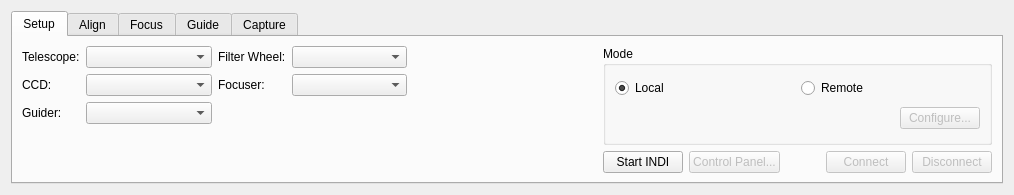
<?xml version="1.0" encoding="UTF-8"?>
<ui version="4.0">
 <class>Ekos</class>
 <widget class="QWidget" name="Ekos">
  <property name="geometry">
   <rect>
    <x>0</x>
    <y>0</y>
    <width>1014</width>
    <height>195</height>
   </rect>
  </property>
  <property name="windowTitle">
   <string>Ekos</string>
  </property>
  <layout class="QVBoxLayout" name="verticalLayout">
   <item>
    <widget class="QTabWidget" name="toolsWidget">
     <property name="sizePolicy">
      <sizepolicy hsizetype="Expanding" vsizetype="Minimum">
       <horstretch>0</horstretch>
       <verstretch>0</verstretch>
      </sizepolicy>
     </property>
     <property name="minimumSize">
      <size>
       <width>0</width>
       <height>150</height>
      </size>
     </property>
     <property name="currentIndex">
      <number>0</number>
     </property>
     <widget class="QWidget" name="setupTab">
      <attribute name="title">
       <string>Setup</string>
      </attribute>
      <layout class="QHBoxLayout" name="horizontalLayout_4">
       <item>
        <layout class="QVBoxLayout" name="verticalLayout_4">
         <item>
          <layout class="QHBoxLayout" name="horizontalLayout">
           <item>
            <layout class="QVBoxLayout" name="verticalLayout_2">
             <item>
              <widget class="QLabel" name="label_6">
               <property name="text">
                <string>Telescope:</string>
               </property>
              </widget>
             </item>
             <item>
              <widget class="QLabel" name="label_7">
               <property name="text">
                <string>CCD:</string>
               </property>
              </widget>
             </item>
             <item>
              <widget class="QLabel" name="label_8">
               <property name="text">
                <string>Guider:</string>
               </property>
              </widget>
             </item>
            </layout>
           </item>
           <item>
            <layout class="QVBoxLayout" name="verticalLayout_3">
             <item>
              <widget class="QComboBox" name="telescopeCombo">
               <property name="sizePolicy">
                <sizepolicy hsizetype="Expanding" vsizetype="Fixed">
                 <horstretch>0</horstretch>
                 <verstretch>0</verstretch>
                </sizepolicy>
               </property>
              </widget>
             </item>
             <item>
              <widget class="QComboBox" name="ccdCombo">
               <property name="sizePolicy">
                <sizepolicy hsizetype="Expanding" vsizetype="Fixed">
                 <horstretch>0</horstretch>
                 <verstretch>0</verstretch>
                </sizepolicy>
               </property>
              </widget>
             </item>
             <item>
              <widget class="QComboBox" name="guiderCombo">
               <property name="sizePolicy">
                <sizepolicy hsizetype="Expanding" vsizetype="Fixed">
                 <horstretch>0</horstretch>
                 <verstretch>0</verstretch>
                </sizepolicy>
               </property>
              </widget>
             </item>
            </layout>
           </item>
          </layout>
         </item>
         <item>
          <spacer name="verticalSpacer_3">
           <property name="orientation">
            <enum>Qt::Vertical</enum>
           </property>
           <property name="sizeHint" stdset="0">
            <size>
             <width>20</width>
             <height>40</height>
            </size>
           </property>
          </spacer>
         </item>
        </layout>
       </item>
       <item>
        <layout class="QVBoxLayout" name="verticalLayout_7">
         <item>
          <layout class="QHBoxLayout" name="horizontalLayout_2">
           <item>
            <layout class="QVBoxLayout" name="verticalLayout_5">
             <item>
              <widget class="QLabel" name="label_9">
               <property name="text">
                <string>Filter Wheel:</string>
               </property>
              </widget>
             </item>
             <item>
              <widget class="QLabel" name="label_10">
               <property name="text">
                <string>Focuser:</string>
               </property>
              </widget>
             </item>
            </layout>
           </item>
           <item>
            <layout class="QVBoxLayout" name="verticalLayout_6">
             <item>
              <widget class="QComboBox" name="filterCombo">
               <property name="sizePolicy">
                <sizepolicy hsizetype="Expanding" vsizetype="Fixed">
                 <horstretch>0</horstretch>
                 <verstretch>0</verstretch>
                </sizepolicy>
               </property>
              </widget>
             </item>
             <item>
              <widget class="QComboBox" name="focuserCombo">
               <property name="sizePolicy">
                <sizepolicy hsizetype="Expanding" vsizetype="Fixed">
                 <horstretch>0</horstretch>
                 <verstretch>0</verstretch>
                </sizepolicy>
               </property>
              </widget>
             </item>
            </layout>
           </item>
          </layout>
         </item>
         <item>
          <spacer name="verticalSpacer_4">
           <property name="orientation">
            <enum>Qt::Vertical</enum>
           </property>
           <property name="sizeHint" stdset="0">
            <size>
             <width>20</width>
             <height>40</height>
            </size>
           </property>
          </spacer>
         </item>
        </layout>
       </item>
       <item>
        <spacer name="horizontalSpacer_4">
         <property name="orientation">
          <enum>Qt::Horizontal</enum>
         </property>
         <property name="sizeHint" stdset="0">
          <size>
           <width>18</width>
           <height>20</height>
          </size>
         </property>
        </spacer>
       </item>
       <item>
        <layout class="QVBoxLayout" name="verticalLayout_8">
         <item>
          <widget class="QGroupBox" name="groupBox_2">
           <property name="title">
            <string>Mode</string>
           </property>
           <property name="flat">
            <bool>false</bool>
           </property>
           <layout class="QVBoxLayout" name="verticalLayout_9">
            <item>
             <layout class="QHBoxLayout" name="horizontalLayout_16">
              <item>
               <widget class="QRadioButton" name="localR">
                <property name="text">
                 <string>Local</string>
                </property>
                <property name="checked">
                 <bool>true</bool>
                </property>
               </widget>
              </item>
              <item>
               <widget class="QRadioButton" name="remoteR">
                <property name="text">
                 <string>Remote</string>
                </property>
               </widget>
              </item>
             </layout>
            </item>
            <item>
             <layout class="QHBoxLayout" name="horizontalLayout_17">
              <item>
               <spacer name="horizontalSpacer_5">
                <property name="orientation">
                 <enum>Qt::Horizontal</enum>
                </property>
                <property name="sizeHint" stdset="0">
                 <size>
                  <width>40</width>
                  <height>20</height>
                 </size>
                </property>
               </spacer>
              </item>
              <item>
               <widget class="KPushButton" name="configureB">
                <property name="enabled">
                 <bool>false</bool>
                </property>
                <property name="text">
                 <string>Configure...</string>
                </property>
               </widget>
              </item>
             </layout>
            </item>
           </layout>
          </widget>
         </item>
         <item>
          <layout class="QHBoxLayout" name="horizontalLayout_3">
           <item>
            <widget class="KPushButton" name="processINDIB">
             <property name="enabled">
              <bool>true</bool>
             </property>
             <property name="text">
              <string>Start INDI</string>
             </property>
            </widget>
           </item>
           <item>
            <widget class="KPushButton" name="controlPanelB">
             <property name="enabled">
              <bool>false</bool>
             </property>
             <property name="text">
              <string>Control Panel...</string>
             </property>
            </widget>
           </item>
           <item>
            <spacer name="horizontalSpacer_6">
             <property name="orientation">
              <enum>Qt::Horizontal</enum>
             </property>
             <property name="sizeType">
              <enum>QSizePolicy::Maximum</enum>
             </property>
             <property name="sizeHint" stdset="0">
              <size>
               <width>40</width>
               <height>20</height>
              </size>
             </property>
            </spacer>
           </item>
           <item>
            <widget class="KPushButton" name="connectB">
             <property name="enabled">
              <bool>false</bool>
             </property>
             <property name="text">
              <string>Connect</string>
             </property>
            </widget>
           </item>
           <item>
            <widget class="KPushButton" name="disconnectB">
             <property name="enabled">
              <bool>false</bool>
             </property>
             <property name="text">
              <string>Disconnect</string>
             </property>
            </widget>
           </item>
          </layout>
         </item>
        </layout>
       </item>
      </layout>
     </widget>
     <widget class="QWidget" name="alignTab">
      <property name="enabled">
       <bool>false</bool>
      </property>
      <attribute name="title">
       <string>Align</string>
      </attribute>
     </widget>
     <widget class="QWidget" name="focusTab">
      <property name="enabled">
       <bool>false</bool>
      </property>
      <attribute name="title">
       <string>Focus</string>
      </attribute>
     </widget>
     <widget class="QWidget" name="guideTab">
      <property name="enabled">
       <bool>false</bool>
      </property>
      <attribute name="title">
       <string>Guide</string>
      </attribute>
     </widget>
     <widget class="QWidget" name="captureTab">
      <property name="enabled">
       <bool>false</bool>
      </property>
      <attribute name="title">
       <string>Capture</string>
      </attribute>
     </widget>
    </widget>
   </item>
  </layout>
 </widget>
 <customwidgets>
  <customwidget>
   <class>KPushButton</class>
   <extends>QPushButton</extends>
   <header>kpushbutton.h</header>
  </customwidget>
 </customwidgets>
 <resources/>
 <connections/>
</ui>
